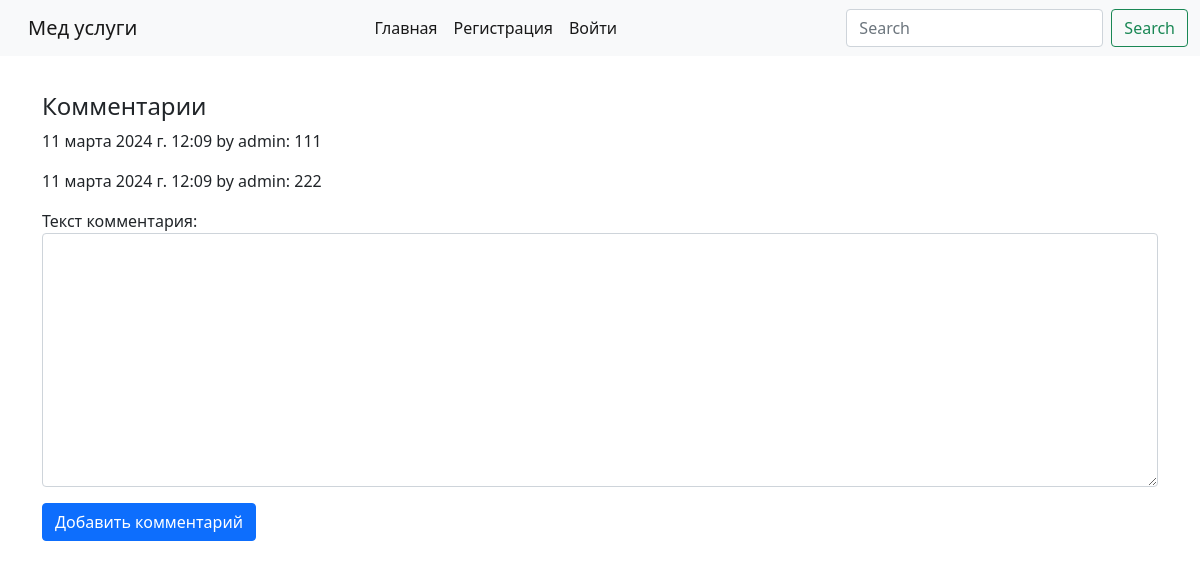
Page /comment/4/ on the committed database.
### glav/models.py (models this page shows, shortened)
class Comment(models.Model):
    post = models.ForeignKey(Post, on_delete=models.CASCADE, related_name='comments')
    author = models.ForeignKey(User, on_delete=models.CASCADE)
    text = models.TextField(verbose_name='Текст комментария')
    created_at = models.DateTimeField(auto_now_add=True, verbose_name='Дата создания')
    class Meta:
        verbose_name = 'Комментарий'
        verbose_name_plural = 'Комментарии'

### auth_/models.py (models this page shows, shortened)
class User(AbstractUser):
    name = models.CharField(verbose_name='Имя', max_length=150)
    surname = models.CharField(verbose_name='Фамилия', max_length=150)
    patronymic = models.CharField(verbose_name='Отчество', max_length=150, blank=True)
    email = models.EmailField(verbose_name='Почта')
    is_moderator = models.BooleanField(verbose_name='Модератор', default=0)

### glav/views.py (the view)
# urls.py: path('comment/<int:post_id>/', views.comment, name='comment'),
def comment(request, post_id):  # Комментарии
    post = get_object_or_404(Post, pk=post_id)
    comments = post.comments.all()
    if request.method == 'POST':
        form = CommentForm(request.POST)
        if form.is_valid():
            comment = form.save(commit=False)
            comment.post = post
            comment.author = request.user
            comment.save()
            return redirect('comment', post_id=post.id)
    else:
        form = CommentForm()
    return render(request, 'comment.html', {'post': post, 'comments': comments, 'form': form})

### glav/forms.py
class CommentForm(forms.ModelForm):
    class Meta:
        model = Comment
        fields = ['text']
    def __init__(self, *args, **kwargs):
        super().__init__(*args, **kwargs)
        for name, item in self.fields.items():
            item.widget.attrs['class'] = 'form-control'
            item.help_text = ''

### glav/templates/comment.html (shortened to what this page needs)
{% extends 'root.html' %}
{% load static %}
{% block content %}
  <h4>Комментарии</h4>
  {% for comment in comments %}
    <p>{{ comment.created_at }} by {{ comment.author.username }}: {{ comment.text }}</p>
  {% endfor %}
  <form method="post" action="{% url 'comment' post.id %}">
    {{ form.as_p }}
    <button type="submit" class="btn btn-primary">Добавить комментарий</button>
  </form>
{% endblock %}

### rows in the picture
Comment: created_at "11 марта 2024 г. 12:09", author.username "admin", text "111"
Comment: created_at "11 марта 2024 г. 12:09", author.username "admin", text "222"
